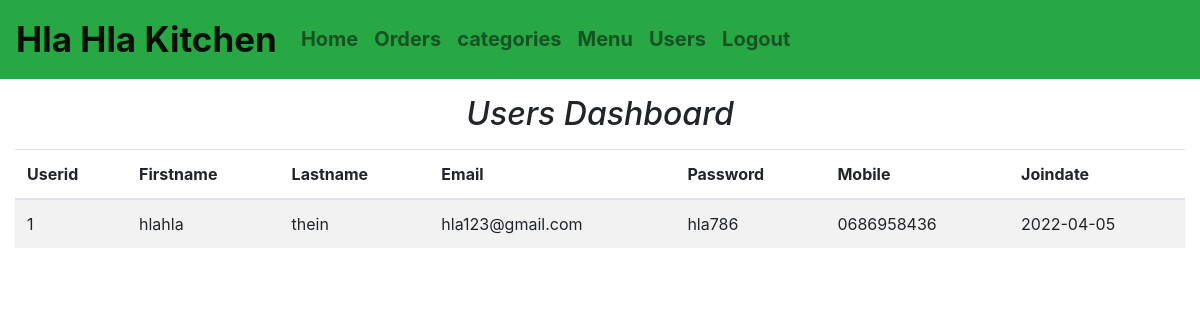
Page /admin/users.php (signed in) on the committed database.
### tables this page shows
CREATE TABLE users (
    		    userid int(11) not null,
		    firstname varchar(200) not null,
		    lastname varchar(200) not null,
		    email varchar(200) not null,
		    password varchar(200) not null,
		    mobile varchar(200) not null,
		    joindate date default(CURRENT_DATE) not null);

### admin/users.php (the view)
<?php include("database.php");
include("navbar.php");
if(isset($_SESSION['adminid'])){
    $result=$mysqli->query("SELECT * FROM users");
    $rows = $result->fetch_all(MYSQLI_ASSOC);
    foreach($rows as $row){
    ?>
    <div class="container-fluid my-3">
        <h2 class="fw-bold text-center font-italic my-3 ">Users Dashboard</h2>
        <div class="row">
            <div class="col">
                <table class="table table-striped">
                    <thead>
                        <tr>
                            <th>Userid</th>
                            <th>Firstname</th>
                            <th>Lastname</th>
                            <th>Email</th>
                            <th>Password</th>
                            <th>Mobile</th>
                            <th>Joindate</th>
                        </tr>
                    </thead>
                    <tbody>
                        <tr>
                            <td><?php echo $row['userid'] ?></td>
                            <td><?php echo $row['firstname'] ?></td>
                            <td><?php echo $row['lastname'] ?></td>
                            <td><?php echo $row['email'] ?></td>
                            <td><?php echo $row['password'] ?></td>
                            <td><?php echo $row['mobile'] ?></td>
                            <td><?php echo $row['joindate'] ?></td>
                        </tr>
                    </tbody>
                </table>
            </div>
        </div>
    </div>
    <?php
    }
}
else{
    header("login.php");
}
?>

### main.css (style rules this page uses)
body { font-family: 'Lato', sans-serif; }

### rows in the picture
users: userid "1", firstname "hlahla", lastname "thein", email "hla123@gmail.com", password "hla786", mobile "0686958436", joindate "2022-04-05"
